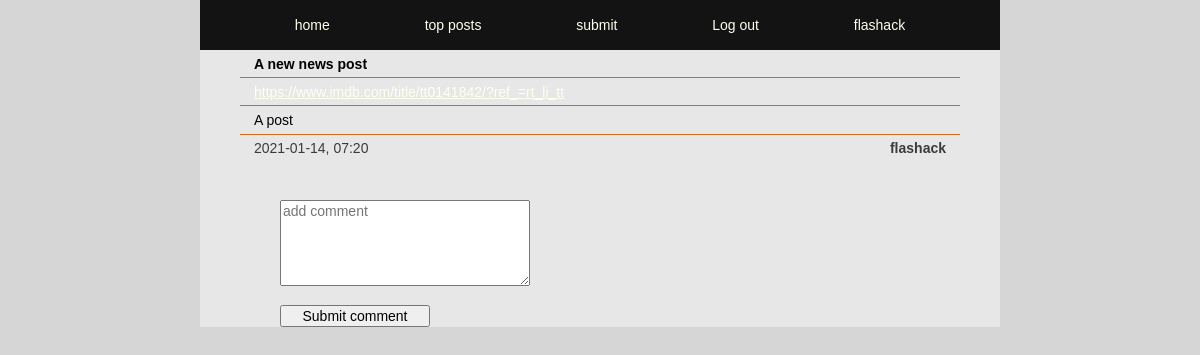
The app's page /comments.php?id=52&title=Hacker news (signed in), older data.
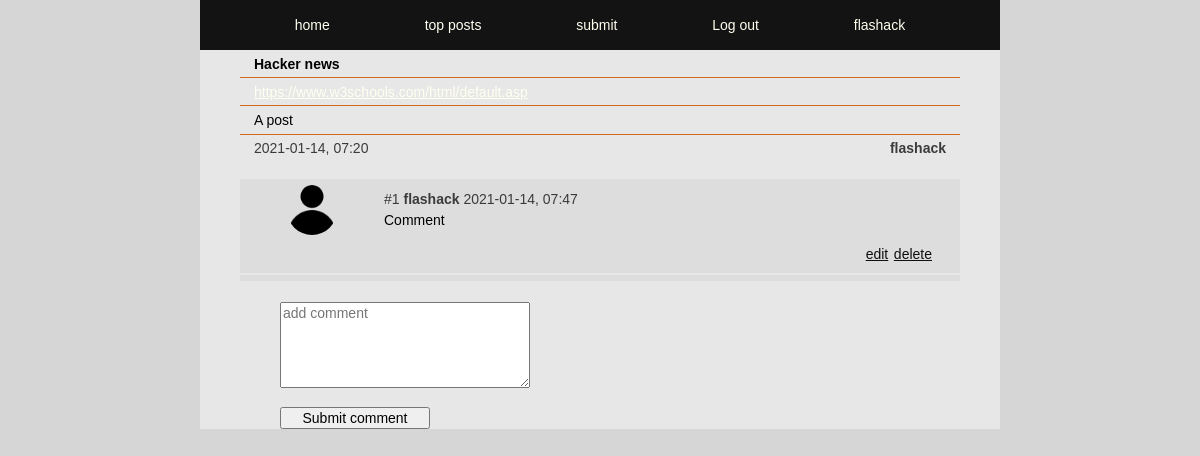
The same page, newer data.
### tables this page shows
CREATE TABLE posts (
id INTEGER PRIMARY KEY AUTOINCREMENT,
title TEXT,
user_id INTEGER,
url TEXT,
description TEXT,
post_date DATETIME);

CREATE TABLE users (
id INTEGER PRIMARY KEY AUTOINCREMENT,
username TEXT NOT NULL UNIQUE,
email TEXT NOT NULL UNIQUE,
firstname TEXT NOT NULL,
lastname TEXT NOT NULL,
passwd TEXT NOT NULL, 
biography TEXT, 
avatar TEXT);

CREATE TABLE comments (
id INTEGER PRIMARY KEY AUTOINCREMENT,
post_id INTEGER,
user_id INTEGER,
content TEXT,
date DATETIME);

### app/functions.php (called while the page is built, shortened)
<?php
function getPost($pdo, $postId)
{
    $statement = $pdo->query('SELECT posts.*, users.username FROM posts INNER JOIN users ON posts.user_id = users.id WHERE posts.id = :id');
    $statement->BindParam(':id', $postId, PDO::PARAM_INT);
    $statement->execute();
    $post = $statement->fetch(PDO::FETCH_ASSOC);
    return $post;
}
function fetchComments($pdo, $postId)
{
    $statement = $pdo->prepare("SELECT * FROM comments WHERE post_id = :postId ORDER BY Comments.post_id DESC");
    $statement->BindParam(':postId', $postId, PDO::PARAM_INT);
    $statement->execute();
    $userComments = $statement->fetchAll(PDO::FETCH_ASSOC);
    return $userComments;
}
function getPostAuthor($pdo, $commentUserId)
{
    $statement = $pdo->prepare("SELECT username, avatar from users where id = :commentUserId");
    $statement->BindParam(':commentUserId', $commentUserId, PDO::PARAM_INT);
    $statement->execute();
    $commentAuthor = $statement->fetch(PDO::FETCH_ASSOC);
    return $commentAuthor;
}
function getRandomKey($keyLength = 10)
{
    $characters = '0123456789abcdefghijklmnopqrstuvwxyzABCDEFGHIJKLMNOPQRSTUVWXYZ';
    $charactersLength = strlen($characters);
    $randomKey = '';
    for ($i = 0; $i < $keyLength; $i++) {
        $randomKey .= $characters[rand(0, $charactersLength - 1)];
    }
    return $randomKey;
}

### comments.php (the view, shortened to what this page needs)
<?php
require __DIR__ . ('/app/autoload.php');
require __DIR__ . ('/app/views/header.php');
require __DIR__ . ('/app/views/nav.php');
$postId = $_GET['id'];
$count = 0;
if (isset($_GET['id'])) {
    $post = getPost($pdo, $postId);
    $userComments = fetchComments($pdo, $postId);
}
$keyLength = 15;
$randomKey = getRandomKey($keyLength);
?>
<main>
    <section>
        <div class="comments-postitem">
            <div class="title">
                <h1><?php echo $post['title']; ?></h1>
            </div>
            <div class="url"><a href="<?php echo $post['url']; ?>"><?php echo $post['url']; ?></a></div>
            <div class="description">
                <p><?php echo $post['description']; ?></p>
            </div>
            <div class="postinfo">
                <p><?= $post['post_date']; ?></p>
                <b><?= $post['username']; ?></b>
            </div>
        </div>
        <div class="comments-items">
            <?php foreach ($userComments as $comment) : ?>
                <?php
                $count++;
                $commentUserId = $comment['user_id'];
                $commentAuthor = getPostAuthor($pdo, $commentUserId);
                ?>
                <div class="avatar">
                    <img src="<?php echo "/app/images/" . $commentAuthor['avatar']; ?>" height="50px" width="50px" alt="">
                </div>
                <div class="comment-info">
                    <?php echo '#' . $count; ?>
                    <b><?php echo $commentAuthor['username']; ?></b>
                    <?php echo $comment['date']; ?>
                    <div class="comment-content">
                        <?php echo $comment['content']; ?>
                    </div>
                </div>
                <div class="comment-edit">
                    <?php if ($commentUserId === $_SESSION['user']['id']) : ?>
                        <a href="<?= '/comment-update.php?commentid=' . $comment['id'] . '&&postid=' . $postId . '&&updatekey=' . $randomKey; ?>">edit</a>
                        <a href="<?= '/app/posts/comment-delete.php?commentid=' . $comment['id'] . '&&postid=' . $post['id'] . '&&updatekey=' . $randomKey; ?>">delete</a>
                    <?php endif; ?>
                </div>
                <span class="comment-span"></span>
            <?php endforeach; ?>
        </div>
        <div class="add-comment">
            <form action="comments.php?id=<?= $postId; ?>" method="post">
                <textarea name="comment" id="comment" cols="50" rows="5" placeholder="add comment" maxheight="200" maxlength="200"></textarea>
                <span class="comment-span"></span>
                <button type="text"> Submit comment </button>
            </form>
        </div>
    </section>
</main>
<?php require __DIR__ . ('/app/views/nav.php'); ?>

Row changes from the older to the newer data that the page shows:
changed posts "A post": title "A new news post" → "Hacker news"; url "https://www.imdb.com/title/tt0141842/?ref_=rt_li_tt" → "https://www.w3schools.com/html/default.asp"
added comments: user.avatar (placeholder picture), user.username "flashack", date "2021-01-14, 07:47", content "Comment"
